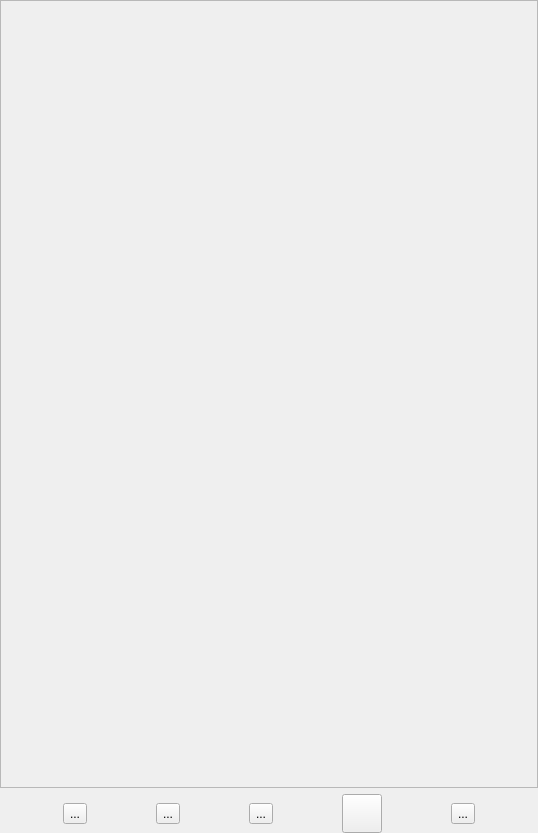
<?xml version="1.0" encoding="UTF-8"?>
<ui version="4.0">
 <class>Form</class>
 <widget class="QWidget" name="Form">
  <property name="geometry">
   <rect>
    <x>0</x>
    <y>0</y>
    <width>538</width>
    <height>833</height>
   </rect>
  </property>
  <property name="windowTitle">
   <string>Form</string>
  </property>
  <layout class="QVBoxLayout" name="verticalLayout">
   <property name="margin">
    <number>0</number>
   </property>
   <item>
    <widget class="QScrollArea" name="featuresScroll">
     <property name="minimumSize">
      <size>
       <width>200</width>
       <height>0</height>
      </size>
     </property>
     <property name="toolTip">
      <string/>
     </property>
     <property name="widgetResizable">
      <bool>true</bool>
     </property>
     <widget class="QWidget" name="scrollAreaWidgetContents">
      <property name="geometry">
       <rect>
        <x>0</x>
        <y>0</y>
        <width>536</width>
        <height>787</height>
       </rect>
      </property>
      <layout class="QVBoxLayout" name="functionsList">
       <property name="spacing">
        <number>0</number>
       </property>
       <property name="margin">
        <number>0</number>
       </property>
      </layout>
     </widget>
    </widget>
   </item>
   <item>
    <layout class="QHBoxLayout" name="horizontalLayout">
     <item>
      <widget class="QToolButton" name="addFunctionButton">
       <property name="text">
        <string>...</string>
       </property>
       <property name="icon">
        <iconset>
         <normaloff>gui/icons_39.png</normaloff>gui/icons_39.png</iconset>
       </property>
       <property name="iconSize">
        <size>
         <width>32</width>
         <height>32</height>
        </size>
       </property>
      </widget>
     </item>
     <item>
      <widget class="QToolButton" name="moveUpButton">
       <property name="toolTip">
        <string extracomment="tip"/>
       </property>
       <property name="text">
        <string>...</string>
       </property>
       <property name="icon">
        <iconset>
         <normaloff>gui/icons_38.png</normaloff>gui/icons_38.png</iconset>
       </property>
       <property name="iconSize">
        <size>
         <width>32</width>
         <height>32</height>
        </size>
       </property>
      </widget>
     </item>
     <item>
      <widget class="QToolButton" name="moveDownButton">
       <property name="text">
        <string>...</string>
       </property>
       <property name="icon">
        <iconset>
         <normaloff>gui/icons_37.png</normaloff>gui/icons_37.png</iconset>
       </property>
       <property name="iconSize">
        <size>
         <width>32</width>
         <height>32</height>
        </size>
       </property>
      </widget>
     </item>
     <item>
      <widget class="QToolButton" name="fileButton">
       <property name="text">
        <string/>
       </property>
       <property name="icon">
        <iconset>
         <normaloff>gui/open_32.png</normaloff>gui/open_32.png</iconset>
       </property>
       <property name="iconSize">
        <size>
         <width>32</width>
         <height>32</height>
        </size>
       </property>
      </widget>
     </item>
     <item>
      <widget class="QToolButton" name="clearButton">
       <property name="toolTip">
        <string extracomment="Button"/>
       </property>
       <property name="text">
        <string>...</string>
       </property>
       <property name="icon">
        <iconset>
         <normaloff>gui/icons_36.png</normaloff>gui/icons_36.png</iconset>
       </property>
       <property name="iconSize">
        <size>
         <width>32</width>
         <height>32</height>
        </size>
       </property>
      </widget>
     </item>
    </layout>
   </item>
  </layout>
  <zorder>featuresScroll</zorder>
  <zorder></zorder>
 </widget>
 <resources/>
 <connections/>
</ui>
